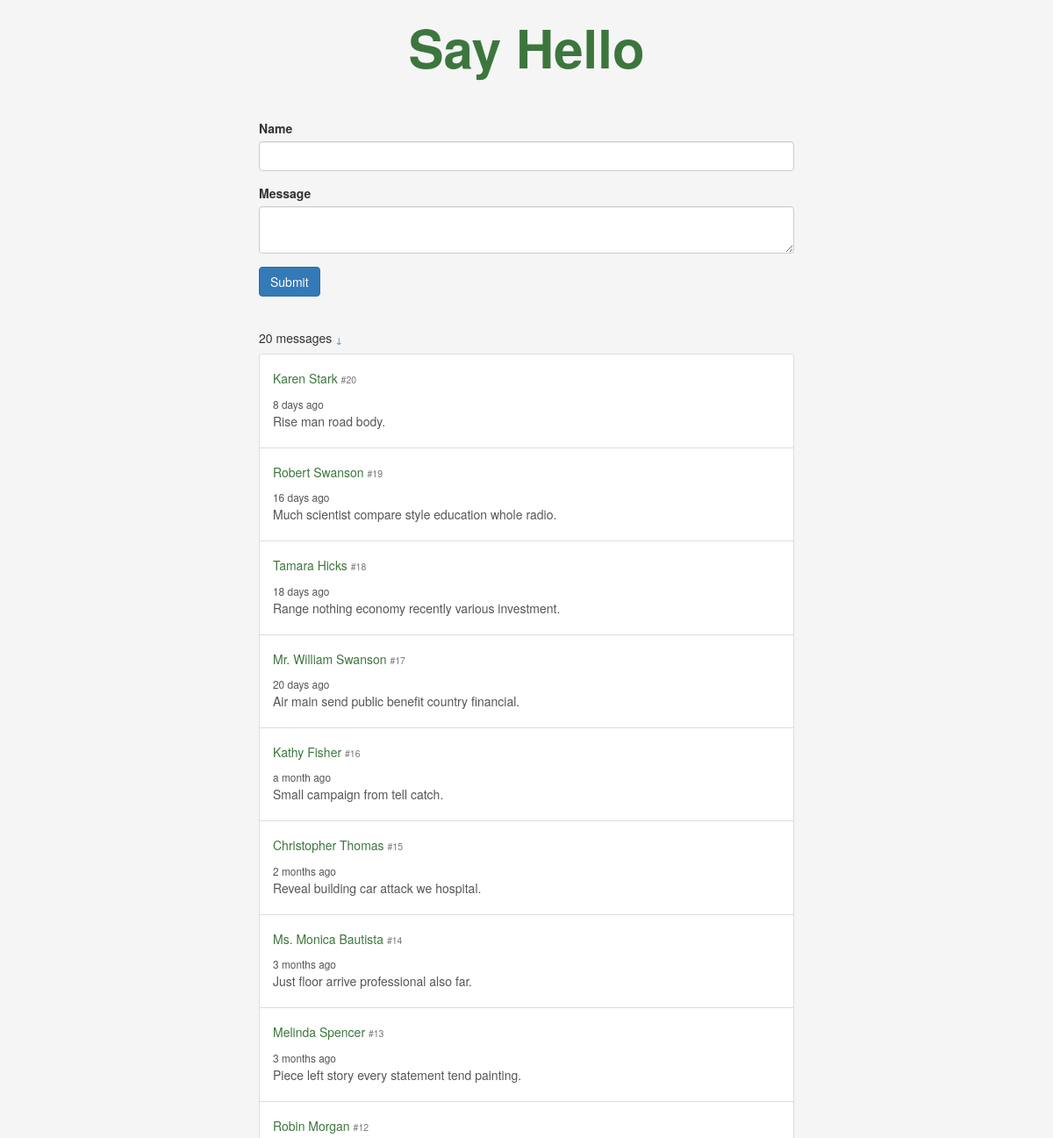
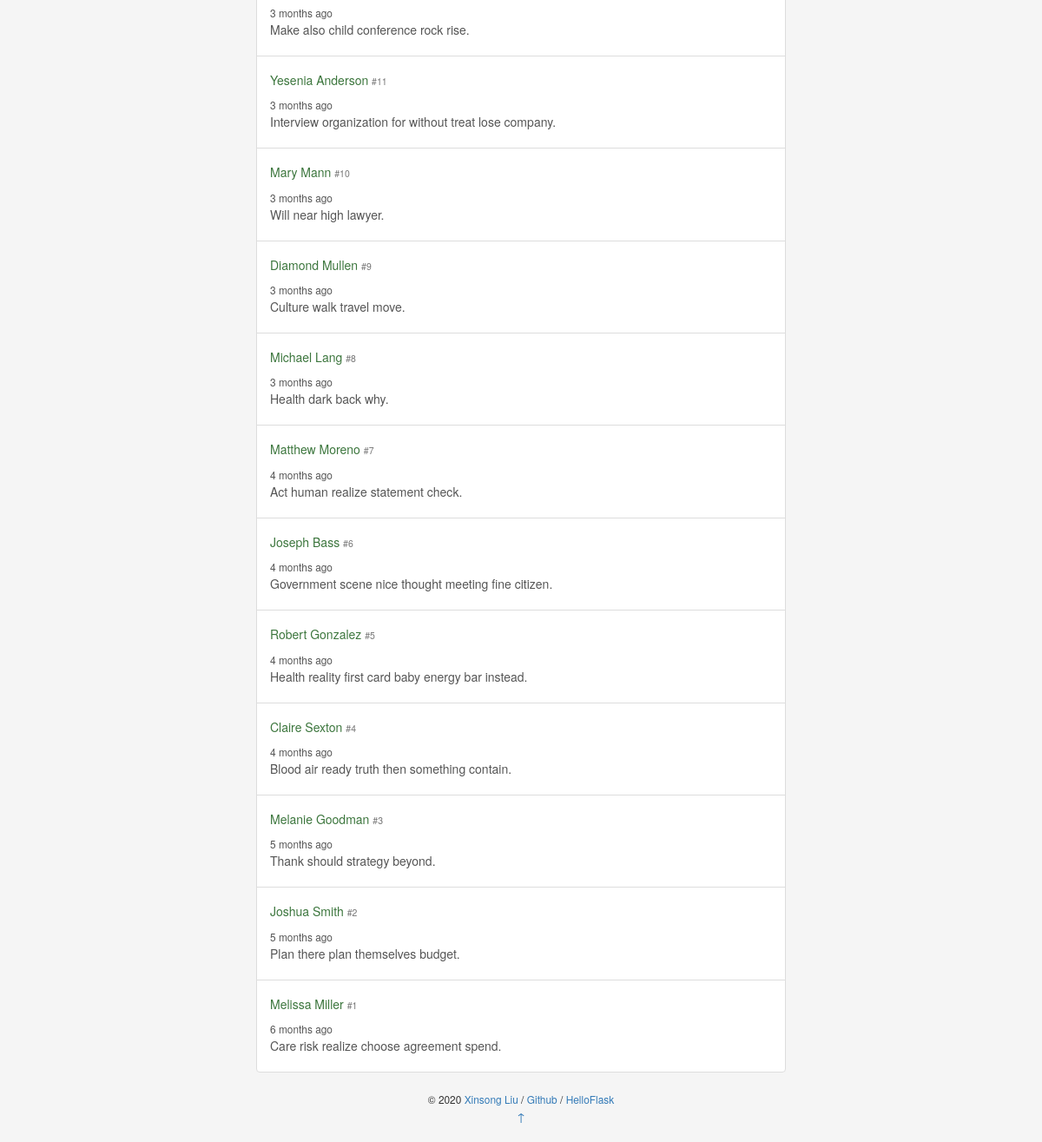
The page / on the database its author committed (2 pictures, top to bottom).
### sayhello/models.py (models this page shows)
class Message(db.Model):
    id = db.Column(db.Integer, primary_key=True)
    body = db.Column(db.String(200))
    name = db.Column(db.String(20))
    timestamp = db.Column(db.DateTime, default=datetime.utcnow, index=True)

### sayhello/view.py (the view, shortened to what this page needs)
@app.route('/', methods=['GET', 'POST'])
def index():
    form = HelloForm()
    messages = Message.query.order_by(Message.timestamp.desc()).all()
    return render_template('index.html', form=form, messages=messages)

### sayhello/form.py
class HelloForm(FlaskForm):
    name = StringField('Name', validators=[DataRequired(), Length(1, 20)])
    body = TextAreaField('Message', validators=[DataRequired(), Length(1, 200)])
    submit = SubmitField()

### sayhello/templates/index.html
{% extends 'base.html' %}
{% from 'bootstrap/form.html' import render_form %}
{% block content %}
    <div class="hello-form">
        {{ render_form(form, action=request.full_path) }}
    </div>
    <h5>
        {{ messages|length }} messages
        <small class="float-right">
            <a href="#bottom" title="Go Bottom">&darr;</a>
        </small>
    </h5>
    <div class="list-group">
        {% for message in messages %}
            <a class="list-group-item list-group-item-action flex-cplumn">
                <div class="d-flex w-100 justify-content-between">
                    <h5 class="mb-1 text-success">
                        {{ message.name }}
                        <small class="text-muted"> #{{ loop.revindex }}</small>
                    </h5>
                    <small data-toggle="tooltip" data-placement="top"
                           data-timestamp="{{ message.timestamp.strftime('%Y-%m-%dT%H:%M:%SZ') }}"
                           data-delay="500">
                        {{ moment(message.timestamp).fromNow(refresh=True) }}
                    </small>
                </div>
                <p class="mb-1">{{ message.body }}</p>
            </a>
        {% endfor %}
    </div>
{% endblock %}

### sayhello/templates/base.html (shortened to what this page needs)
<!DOCTYPE html>
<html lang="en">
<head>
    <link rel="stylesheet" href="{{ url_for('static', filename='css/bootstrap.min.css') }}" type="text/css">
    <link rel="stylesheet" href="{{ url_for('static', filename='css/style.css') }}" type="text/css">
</head>
<body>
    <main class="container">
        <header>
            <h1 class="text-center display-1">
                <a href="{{ url_for('index') }}" class="text-success">
                    <strong>Say Hello</strong>
                </a>
            </h1>
        </header>
        {% block content %}{% endblock %}
        <footer class="text-center">
            {% block footer %}
                <small> &copy; 2020 <a href="#" title="Written by Xinsong Liu">Xinsong Liu</a> /
                    <a href="#" title="Fork me on Github">Github</a> /
                    <a href="#" title="A HelloFlask project">HelloFlask</a>
                </small>
                <p><a id="bottom" href="#" title="Go Top">&uarr;</a></p>
            {% endblock %}
        </footer>
    </main>
</body>
</html>

### sayhello/static/css/style.css (style rules this page uses)
body { background-color: rgb(245, 245, 245) !important; }
p { overflow-wrap: break-word; word-wrap: break-word; }
.container { max-width: 640px !important; }
.hello-form { margin: 50px 0 40px 0; }
header h1 { font-size: 60px; font-weight: bold; }
header a { text-decoration: none !important; }
footer { margin: 20px; }

### rows shown on the page
Message: name "Karen Stark", timestamp "8 days ago", body "Rise man road body."
Message: name "Robert Swanson", timestamp "16 days ago", body "Much scientist compare style education whole radio."
Message: name "Tamara Hicks", timestamp "18 days ago", body "Range nothing economy recently various investment."
Message: name "Mr. William Swanson", timestamp "20 days ago", body "Air main send public benefit country financial."
Message: name "Kathy Fisher", timestamp "a month ago", body "Small campaign from tell catch."
Message: name "Christopher Thomas", timestamp "2 months ago", body "Reveal building car attack we hospital."
Message: name "Ms. Monica Bautista", timestamp "3 months ago", body "Just floor arrive professional also far."
Message: name "Melinda Spencer", timestamp "3 months ago", body "Piece left story every statement tend painting."
Message: name "Robin Morgan", timestamp "3 months ago", body "Make also child conference rock rise."
Message: name "Yesenia Anderson", timestamp "3 months ago", body "Interview organization for without treat lose company."
Message: name "Mary Mann", timestamp "3 months ago", body "Will near high lawyer."
Message: name "Diamond Mullen", timestamp "3 months ago", body "Culture walk travel move."
Message: name "Michael Lang", timestamp "3 months ago", body "Health dark back why."
Message: name "Matthew Moreno", timestamp "4 months ago", body "Act human realize statement check."
Message: name "Joseph Bass", timestamp "4 months ago", body "Government scene nice thought meeting fine citizen."
Message: name "Robert Gonzalez", timestamp "4 months ago", body "Health reality first card baby energy bar instead."
Message: name "Claire Sexton", timestamp "4 months ago", body "Blood air ready truth then something contain."
Message: name "Melanie Goodman", timestamp "5 months ago", body "Thank should strategy beyond."
Message: name "Joshua Smith", timestamp "5 months ago", body "Plan there plan themselves budget."
Message: name "Melissa Miller", timestamp "6 months ago", body "Care risk realize choose agreement spend."

### other values the page prints
{{ messages|length }} "20"
